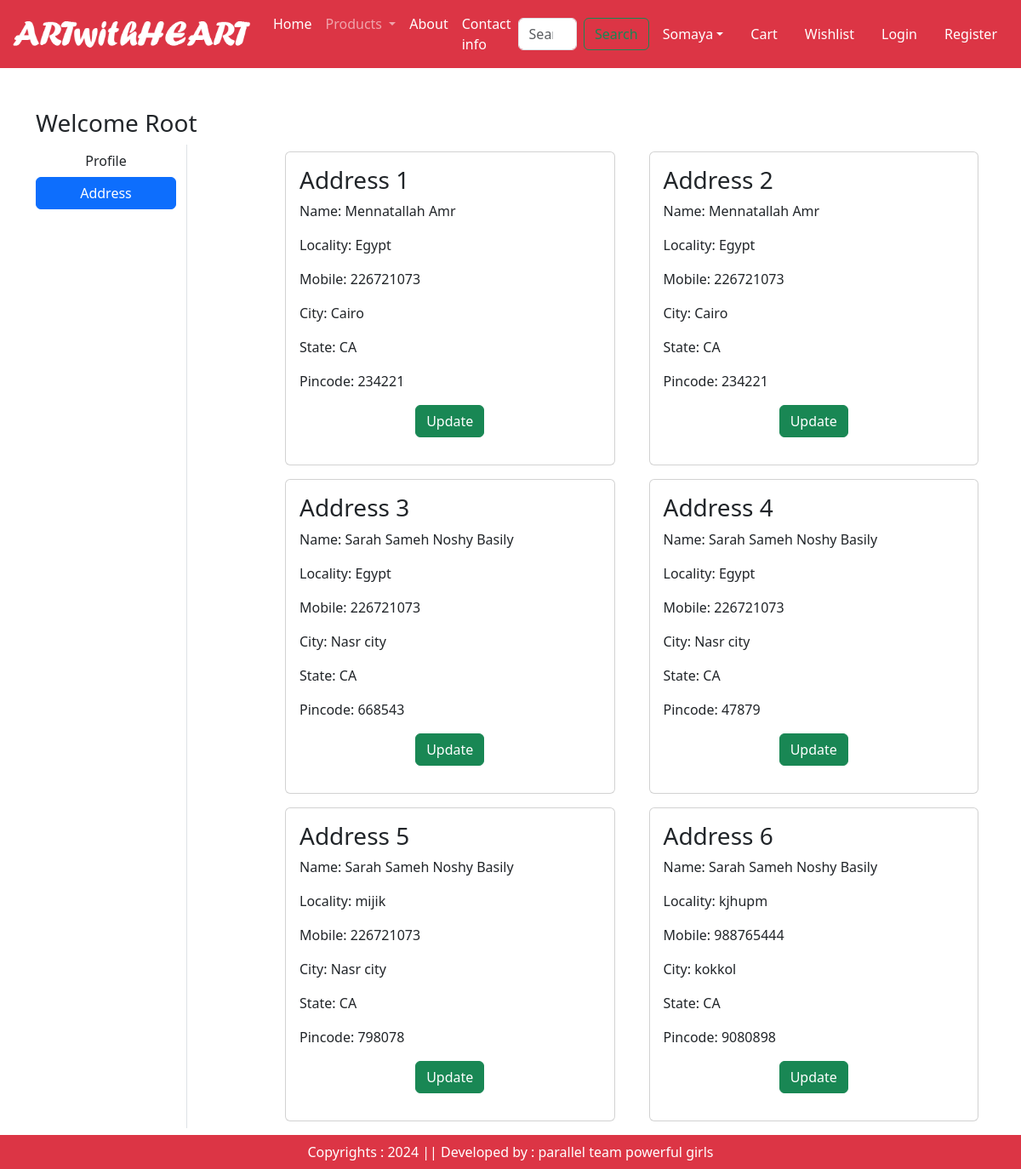
Page /address/ (signed in) on the earlier database version.
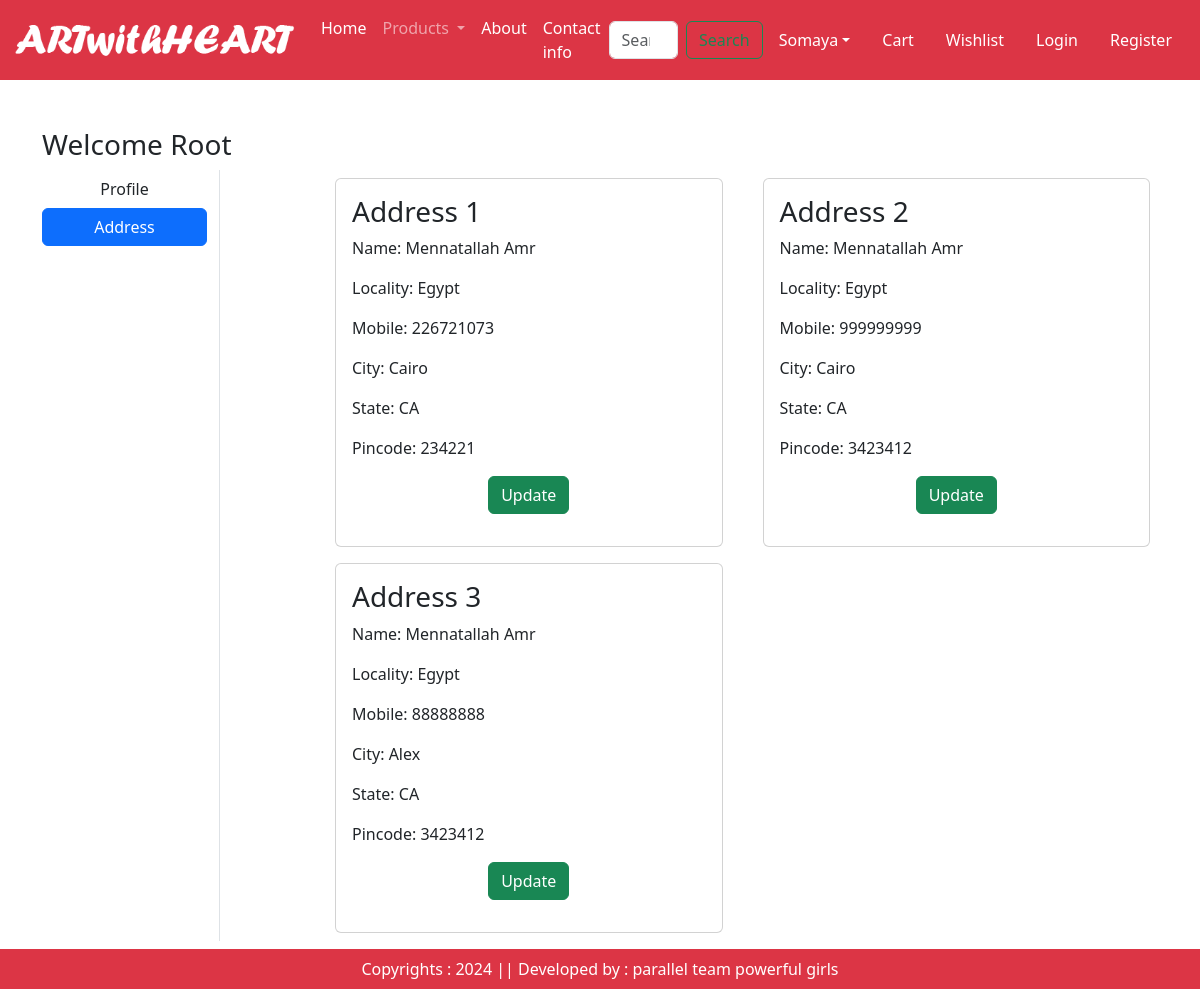
Same page on the later database version.
### app/models.py (models this page shows, shortened)
class Customer(models.Model):
    user = models.ForeignKey(User,on_delete=models.CASCADE)
    name = models.CharField(max_length=200)
    locality = models.CharField(max_length=200)
    city = models.CharField(max_length=50)
    mobile = models.IntegerField(default=0)
    zipcode = models.IntegerField()
    state = models.CharField(choices=STATE_CHOICES,max_length=100)

### app/views.py (the view)
# urls.py: path('address/', views.address, name='address'),
def address(request):
    add= Customer.objects.filter(user=request.user)
    return render(request, 'app/address.html',locals())

### app/templates/app/address.html (shortened to what this page needs)
{% extends 'app/base.html' %}
{% load static %}
{% block main-content %}
<div class="container my-5">
    <div class="row">
        <h3>Welcome <span class="text-capitalize">{{request.user}}</span></h3>
        <div class="col-sm-2 border-end">
            <ul class="list-unstyled">
            <li class="d-grid"><a href="{% url 'profile' %}" class="btn">Profile</a></li>
            <li class="d-grid"><a href="{% url 'address' %}" class="btn btn-primary">Address</a></li>
            </ul>
        </div>
        <div class="col-sm-9 offset-sm-1">
            <div class="row">
                {% for ad in add %}
                <div class="col-sm-6">
                    <div class="card m-2">
                    <div class="card-body">
                        <h3>Address {{forloop.counter}}</h3>
                        <p>Name: {{ad.name}}</p>
                        <p>Locality: {{ad.locality}}</p>
                        <p>Mobile: {{ad.mobile}}</p>
                        <p>City: {{ad.city}}</p>
                        <p>State: {{ad.state}}</p>
                        <p>Pincode: {{ad.zipcode}}</p>
                        <p class="text-center"><a href="{% url 'updateAddress' pk=ad.id %}" type="button" class="btn btn-success">Update</a></p>
                    </div>
                    </div>
                </div>
                {% endfor %}
            </div>
        </div>
    </div>
</div>
{% endblock main-content %}

Differences in the rows shown:
removed Customer: name "Mennatallah Amr", locality "Egypt", mobile "226721073", city "Cairo", state "CA", zipcode "234221"
removed Customer: name "Sarah Sameh Noshy Basily", locality "Egypt", mobile "226721073", city "Nasr city", state "CA", zipcode "668543"
removed Customer: name "Sarah Sameh Noshy Basily", locality "Egypt", mobile "226721073", city "Nasr city", state "CA", zipcode "47879"
removed Customer: name "Sarah Sameh Noshy Basily", locality "mijik", mobile "226721073", city "Nasr city", state "CA", zipcode "798078"
removed Customer: name "Sarah Sameh Noshy Basily", locality "kjhupm", mobile "988765444", city "kokkol", state "CA", zipcode "9080898"
added Customer: name "Mennatallah Amr", locality "Egypt", mobile "999999999", city "Cairo", state "CA", zipcode "3423412"
added Customer: name "Mennatallah Amr", locality "Egypt", mobile "88888888", city "Alex", state "CA", zipcode "3423412"
